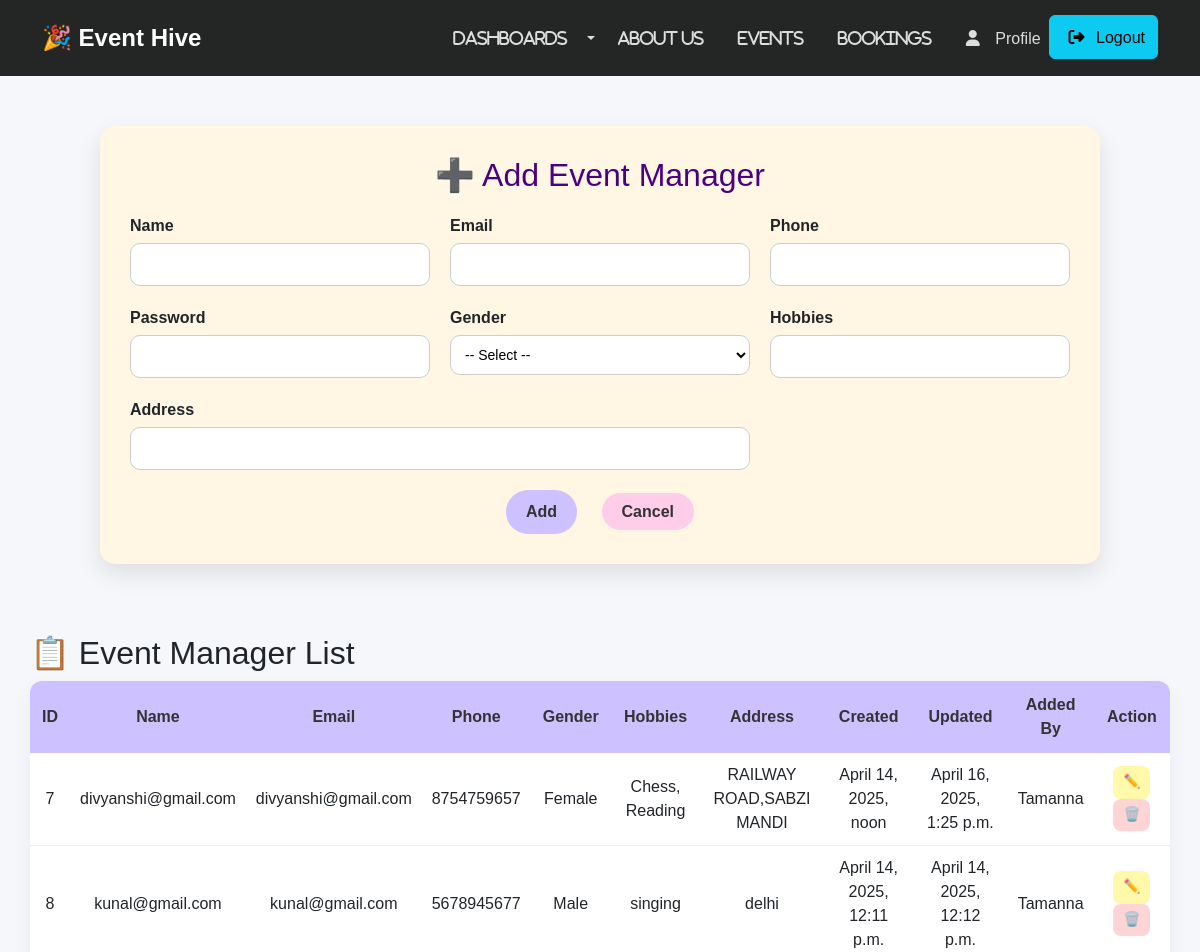
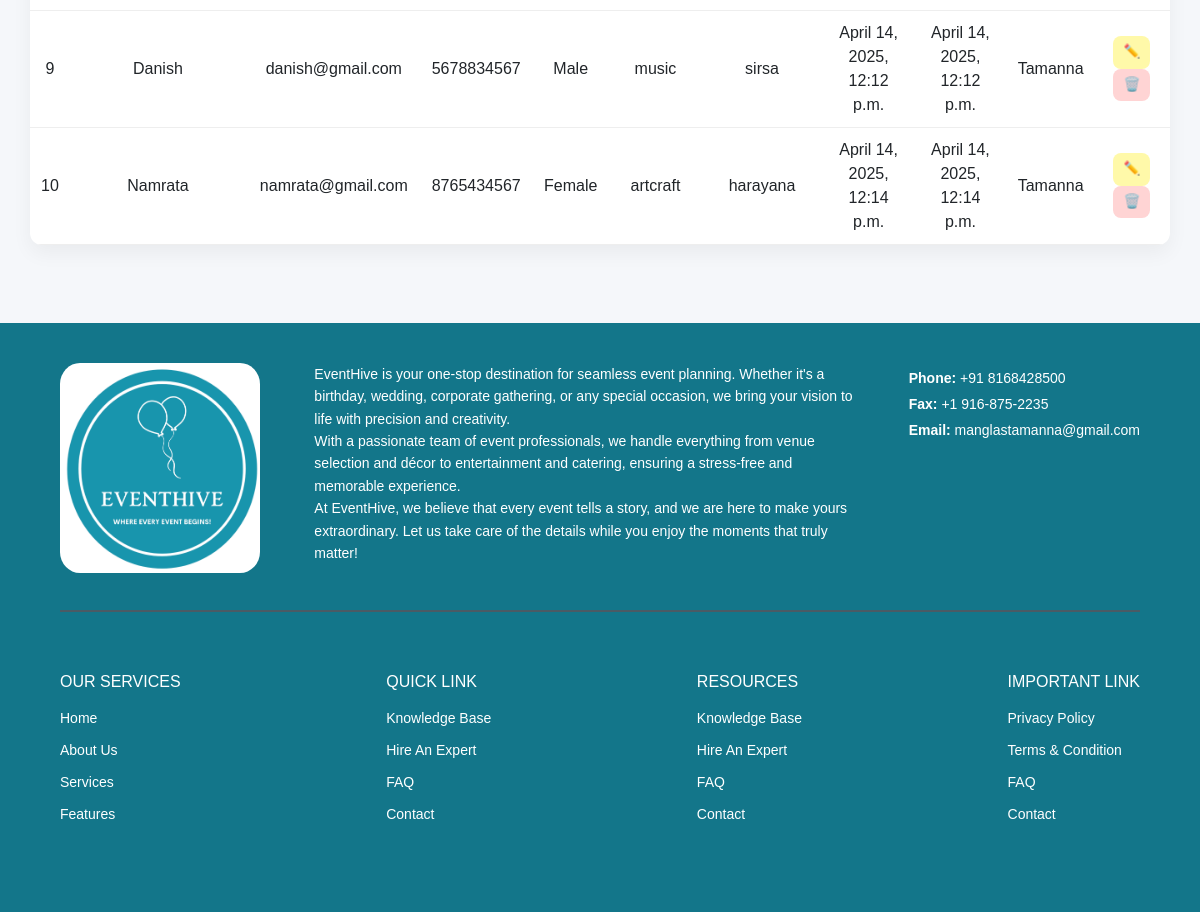
Page /add_event_manager/ (signed in) on the committed database (2 pictures, top to bottom).
### events/models.py (models this page shows, shortened)
class EventManager(models.Model):
    GENDER_CHOICES = [
        ('Female', 'Female'),
        ('Male', 'Male'),
        ('other', 'Other'),
    ]
    user = models.ForeignKey(settings.AUTH_USER_MODEL, on_delete=models.CASCADE)
    name = models.CharField(max_length=100)
    email = models.EmailField(unique=True)
    phone = models.CharField(max_length=15)
    password = models.CharField(max_length=128)
    gender = models.CharField(max_length=10, choices=GENDER_CHOICES)
    hobbies = models.TextField(default='None')
    address = models.TextField(default='Unknown')
    created_at = models.DateTimeField(auto_now_add=True)
    updated_at = models.DateTimeField(auto_now=True)
    class Meta:
        unique_together = ('user', 'name')

class CustomUser(AbstractUser):
    GENDER_CHOICES = (
        ('Male', 'Male'),
        ('Female', 'Female'),
        ('Other', 'Other'),
    )
    ROLE_CHOICES = (
        ('user', 'User'),
        ('admin', 'Admin'),
        ('event_manager', 'Event Manager'),
    )
    role = models.CharField(max_length=20, choices=ROLE_CHOICES, default='user')
    email = models.EmailField(unique=True)
    name = models.CharField(max_length=100)
    phone = models.CharField(max_length=15)
    address = models.TextField()
    gender = models.CharField(max_length=10, choices=GENDER_CHOICES)
    dob = models.DateField()
    username = None  # Remove default username field
    USERNAME_FIELD = 'email'
    REQUIRED_FIELDS = ['name', 'phone', 'address', 'gender', 'dob']
    objects = CustomUserManager()

### events/views.py (the view, shortened to what this page needs)
# urls.py: path('add_event_manager/', views.add_event_manager, name='add_event_manager'),
@login_required
def add_event_manager(request):
    if request.user.is_superuser:
        event_manager = EventManager.objects.all()
    else:
        event_manager = EventManager.objects.filter(user=request.user)
    return render(request, 'add_event_manager.html', context={'event_manager': event_manager})

### events/templates/add_event_manager.html (shortened to what this page needs)
{% extends 'base.html' %}
{% block content %}
<div class="form-section">
    <div class="form-header">
        <h2>➕ Add Event Manager</h2>
    </div>
    <form method="POST" class="styled-form">
        <div class="form-grid">
            <div class="form-group">
                <label for="name">Name</label>
                <input type="text" name="name" id="name" required>
            </div>
            <div class="form-group">
                <label for="email">Email</label>
                <input type="email" name="email" id="email" required>
            </div>
            <div class="form-group">
                <label for="phone">Phone</label>
                <input type="tel" name="phone" id="phone" required>
            </div>
            <div class="form-group">
                <label for="password">Password</label>
                <input type="password" name="password" id="password" required>
            </div>
            <div class="form-group">
                <label for="gender">Gender</label>
                <select name="gender" id="gender" required>
                    <option value="">-- Select --</option>
                </select>
            </div>
            <div class="form-group">
                <label for="hobbies">Hobbies</label>
                <input type="text" name="hobbies" id="hobbies" required>
            </div>
            <div class="form-group full-width">
                <label for="address">Address</label>
                <input type="text" name="address" id="address" required>
            </div>
        </div>
        <div class="form-buttons">
            <input type="submit" value="Add" class="btn-primary">
            <a href="{% url 'admin_dashboard' %}" class="btn-secondary">Cancel</a>
        </div>
    </form>
</div>
{% if event_manager %}
<div class="table-section">
    <h2>📋 Event Manager List</h2>
    <table class="event-table">
        <thead>
            <tr>
                <th>ID</th><th>Name</th><th>Email</th><th>Phone</th><th>Gender</th><th>Hobbies</th>
                <th>Address</th><th>Created</th><th>Updated</th>
                {% if user.is_superuser %}<th>Added By</th>{% endif %}
                <th>Action</th>
            </tr>
        </thead>
        <tbody>
            {% for product in event_manager %}
            <tr>
                <td>{{product.id}}</td>
                <td>{{product.name}}</td>
                <td>{{product.email}}</td>
                <td>{{product.phone}}</td>
                <td>{{product.gender}}</td>
                <td>{{product.hobbies}}</td>
                <td>{{product.address}}</td>
                <td>{{product.created_at}}</td>
                <td>{{product.updated_at}}</td>
                {% if user.is_superuser %}
                <td>{{ product.user.name }}</td>
                {% endif %}
                <td>
                    <a href="{% url 'update_event_manager' product.id %}" class="btn-edit">✏️</a>
                    <a href="{% url 'delete_event_manager' product.id %}" class="btn-delete" onclick="return confirm('Are you sure you want to delete this Event Manager?');">🗑️</a>
                </td>
            </tr>
            {% endfor %}
        </tbody>
    </table>
</div>
{% endif %}
{% endblock %}

### static/css/style.css (style rules this page uses)
body { font-family: 'Poppins', sans-serif; background-color: #f5f7fa; overflow-x: hidden; }
.btn-primary { display: inline-block; padding: 10px 20px; background-color: #007bff; color: white; text-decoration: none; border-radius: 5px; position: relative; z-index: 10; }

### events/templates/add_event_manager.html (style rules this page uses)
.form-section { background: #FFF6E3; padding: 30px; margin: 30px auto; max-width: 1000px; border-radius: 15px; box-shadow: 0 10px 25px rgba(0, 0, 0, 0.1); }
.form-header h2 { text-align: center; margin-bottom: 20px; color: #4b0082; }
.styled-form { display: flex; flex-direction: column; }
.form-grid { display: grid; grid-template-columns: repeat(auto-fit, minmax(280px, 1fr)); gap: 20px; }
.form-group { display: flex; flex-direction: column; }
.form-group label { font-weight: 600; margin-bottom: 5px; }
.form-group input, .form-group select { padding: 10px; border: 1px solid #ccc; border-radius: 10px; background: #fff; font-size: 14px; }
.full-width { grid-column: span 2; }
.form-buttons { margin-top: 20px; text-align: center; }
.btn-primary, .btn-secondary { padding: 10px 20px; margin: 0 10px; border-radius: 25px; border: none; cursor: pointer; font-weight: bold; text-decoration: none; transition: 0.3s ease-in-out; }
.btn-primary { background-color: #CDC1FF; color: #333; }
.btn-secondary { background-color: #FFCCEA; color: #333; }
.table-section { padding: 30px; margin-top: 40px; }
.event-table { width: 100%; border-collapse: collapse; background: #ffffff; box-shadow: 0 8px 20px rgba(0, 0, 0, 0.05); border-radius: 12px; overflow: hidden; }
.event-table th { background-color: #CDC1FF; padding: 12px; text-align: center; color: #333; font-weight: 600; }
.event-table td { padding: 10px; text-align: center; border-bottom: 1px solid #eee; }
.btn-edit, .btn-delete { padding: 6px 10px; margin: 0 5px; border-radius: 8px; font-size: 0.85rem; text-decoration: none; display: inline-block; transition: 0.2s ease-in-out; }
.btn-edit { background-color: #fff9a9; color: #333; }
.btn-delete { background-color: #ffd4d4; color: #a10000; }

### rows in the picture
EventManager: id "7", name "divyanshi@gmail.com", email "divyanshi@gmail.com", phone "8754759657", gender "Female", hobbies "Chess, Reading", address "RAILWAY ROAD,SABZI MANDI", created_at "April 14, 2025, noon", updated_at "April 16, 2025, 1:25 p.m.", user.name "Tamanna"
EventManager: id "8", name "kunal@gmail.com", email "kunal@gmail.com", phone "5678945677", gender "Male", hobbies "singing", address "delhi", created_at "April 14, 2025, 12:11 p.m.", updated_at "April 14, 2025, 12:12 p.m.", user.name "Tamanna"
EventManager: id "9", name "Danish", email "danish@gmail.com", phone "5678834567", gender "Male", hobbies "music", address "sirsa", created_at "April 14, 2025, 12:12 p.m.", updated_at "April 14, 2025, 12:12 p.m.", user.name "Tamanna"
EventManager: id "10", name "Namrata", email "namrata@gmail.com", phone "8765434567", gender "Female", hobbies "artcraft", address "harayana", created_at "April 14, 2025, 12:14 p.m.", updated_at "April 14, 2025, 12:14 p.m.", user.name "Tamanna"
